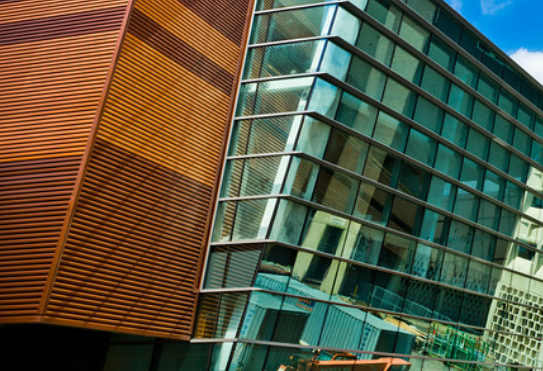
#> input picture images/pano_1.png, 543 x 371 px
$ python -i panorama.py   (imports and definitions only)   (Python 2 division)
#> lines starting #> are read from the running program, lines starting #| are printed output that depends on the picture
# 1. Only add your code inside the function (including newly improted packages).
#  You can design a new function and call the new function in the given functions.
# 2. For bonus: Give your own picturs. If you have N pictures, name your pictures such as ["t3_1.png", "t3_2.png", ..., "t3_N.png"], and put them inside the folder "images".
# 3. Not following the project guidelines will result in a 10% reduction in grades

import cv2
import numpy as np
# import matplotlib.pyplot as plt
import json

def dist(a, b):
    return np.sqrt(sum(np.square(a-b)))

def overlap(descrip_1, descrip_2, descrip_3, descrip_4):
    d = []
    dictionary_of_descrip = {1:descrip_1, 2:descrip_2, 3:descrip_3, 4:descrip_4}
    g=1
    while(g<5):
        dd1 = dictionary_of_descrip[g]
        o=1
        while(o<5):
            dd2 = dictionary_of_descrip[o]
            c = 0
            i=0
            while(i<len((dd1) - 150)):
                k=0
                while(k<len((dd2) - 150)):
                    descrip = dist(dd1[i], dd2[k])
                    if descrip < 100:
                        c = c + 1
                    k+=1
                i+=1
            o+=1
            if c < 2:
                d.append(0)
            else:
                d.append(1)
        g+=1
    overlap_arr = np.array(d)
    return overlap_arr

def stitch(imgmark, N=4, savepath=''): #For bonus: change your input(N=*) here as default if the number of your input pictures is not 4.
    "The output image should be saved in the savepath."
    "The intermediate overlap relation should be returned as NxN a one-hot(only contains 0 or 1) array."
    "Do NOT modify the code provided."
    imgpath = [f'./images/{imgmark}_{n}.png' for n in range(1, N+1)]
    imgs = []
    for ipath in imgpath:
        img = cv2.imread(ipath)
        imgs.append(img)
    "Start you code here"

    detector = cv2.xfeatures2d.SIFT_create(400)
    key_pt_1, descrip_1 = detector.detectAndCompute(imgs[0], None)
    key_pt_2, descrip_2 = detector.detectAndCompute(imgs[1], None)
    key_pt_3, descrip_3 = detector.detectAndCompute(imgs[2], None)
    key_pt_4, descrip_4 = detector.detectAndCompute(imgs[3], None)
    c = 0
    indexdes_1 = []
    indexdes_2 = []

    i=0
    while(i<len(descrip_1)):
        j=0
        while(j<len(descrip_2)):
            descrip = dist(descrip_1[i], descrip_2[j])
            if descrip >= 70:
                pass
            else:
                c = c + 1
                indexdes_1.append(i)
                indexdes_2.append(j)
            j+=1
        i+=1

    keypt1_1 = []
    keypt2_2 = []
    keypt1_l = []
    keypt2_l = []

    i=0
    while(i<len(indexdes_1)):
        keypt1_l.append(key_pt_1[indexdes_1[i]].pt)
        keypt1_1.append(key_pt_1[indexdes_1[i]])
        i+=1

    r=0
    while(r<len(indexdes_2)):
        keypt2_l.append(key_pt_2[indexdes_2[r]].pt)
        keypt2_2.append(key_pt_2[indexdes_2[r]])
        r+=1

    sourcepoints = np.float32(keypt1_l).reshape(-1, 1, 2)
    destinationpoints = np.float32(keypt2_l).reshape(-1, 1, 2)

    homo, stat = cv2.findHomography(sourcepoints, destinationpoints, cv2.RANSAC, 5.0)

    pts0 = np.array([[0, 0], [0, imgs[0].shape[0]], [imgs[0].shape[1], imgs[0].shape[0]], [imgs[1].shape[1], 0]], dtype=np.float32)
    pts0 = pts0.reshape((-1, 1, 2))
    pts1 = np.array([[0, 0], [0, imgs[1].shape[0]], [imgs[1].shape[1], imgs[1].shape[0]], [imgs[1].shape[1], 0]], dtype=np.float32)
    pts1 = pts1.reshape((-1, 1, 2))
    pts2 = cv2.perspectiveTransform(pts1, homo)

    pts = np.concatenate((pts0, pts2), axis=0)
    [minimum_x, minimum_y] = np.int32(pts.min(axis=0).ravel() - 0.6)
    [maximum_x, maximum_y] = np.int32(pts.max(axis=0).ravel() + 0.6)
    homo_translation = np.array([[1, 0, -minimum_x], [0, 1, -minimum_y], [0, 0, 1]])
    homof = homo_translation.dot(homo)

    op = cv2.warpPerspective(imgs[0], homof, (maximum_x - minimum_x, maximum_y - minimum_y))
    op[abs(minimum_y):imgs[1].shape[0] + abs(minimum_y), abs(minimum_x): imgs[1].shape[1] + abs(minimum_x)] = imgs[1]

    key_pt_5, descrip_5 = detector.detectAndCompute(op, None)
    indexdes_3 = []
    indexdes_4 = []

    i=0
    while(i<len(descrip_5)):
        k=0
        while(k<len(descrip_3)):
            descrip = dist(descrip_5[i], descrip_3[k])
            if descrip >= 150:
                pass
            else:
                c = c + 1
                indexdes_4.append(i)
                indexdes_3.append(k)
            k+=1
        i+=1

    keypt3_l = []
    keypt4_l = []

    i=0
    while(i<len(indexdes_4)):
        keypt4_l.append(key_pt_5[indexdes_4[i]].pt)
        i+=1

    r=0
    while(r<len(indexdes_3)):
        keypt3_l.append(key_pt_3[indexdes_3[r]].pt)
        r+=1

    sourcepoints = np.float32(keypt4_l).reshape(-1, 1, 2)
    destinationpoints = np.float32(keypt3_l).reshape(-1, 1, 2)

    homo, stat = cv2.findHomography(sourcepoints, destinationpoints, cv2.RANSAC, 5.0)
    pts0 = np.array([[0, 0], [0, op.shape[0]], [op.shape[1], op.shape[0]], [imgs[2].shape[1], 0]], dtype=np.float32)
    pts0 = pts0.reshape((-1, 1, 2))
    pts1 = np.array([[0, 0], [0, imgs[2].shape[0]], [imgs[2].shape[1], op.shape[0]], [imgs[2].shape[1], 0]], dtype=np.float32)
    pts1 = pts1.reshape((-1, 1, 2))
    pts2 = cv2.perspectiveTransform(pts1, homo)

    pts = np.concatenate((pts0, pts2), axis=0)
    [minimum_x, minimum_y] = np.int32(pts.min(axis=0).ravel() - 0.6)
    [maximum_x, maximum_y] = np.int32(pts.max(axis=0).ravel() + 0.6)
    homo_translation = np.array([[1, 0, -minimum_x], [0, 1, -minimum_y], [0, 0, 1]])
    homof = homo_translation.dot(homo)

    op1 = cv2.warpPerspective(op, homof, (maximum_x - minimum_x, maximum_y - minimum_y))
    op1[abs(minimum_y):abs(imgs[2].shape[0]) + abs(minimum_y), abs(minimum_x): abs(imgs[2].shape[1]) + abs(minimum_x)] = imgs[2]

    key_pt_6, descrip_6 = detector.detectAndCompute(op1, None)
    indexdes_5 = []
    indexdes_6 = []

    i=0
    while(i<len(descrip_6)):
        k=0
        while(k<len(descrip_4)):
            descrip = dist(descrip_6[i], descrip_4[k])
            if descrip >= 150:
                pass
            else:
                c = c + 1
                indexdes_6.append(i)
                indexdes_5.append(k)
            k+=1
        i+=1

    keypt5_l = []
    keypt6_l = []

    i=0
    while(i<len(indexdes_6)):
        keypt6_l.append(key_pt_6[indexdes_6[i]].pt)
        i+=1

    r=0
    while(r<len(indexdes_5)):
        keypt5_l.append(key_pt_4[indexdes_5[r]].pt)
        r+=1

    sourcepoints = np.float32(keypt6_l).reshape(-1, 1, 2)
    destinationpoints = np.float32(keypt5_l).reshape(-1, 1, 2)

    homo, stat = cv2.findHomography(sourcepoints, destinationpoints, cv2.RANSAC, 5.0)
    pts0 = np.array([[0, 0], [0, op1.shape[0]], [op1.shape[1], op1.shape[0]], [imgs[3].shape[1], 0]], dtype=np.float32)
    pts0 = pts0.reshape((-1, 1, 2))
    pts1 = np.array([[0, 0], [0, imgs[3].shape[0]], [imgs[3].shape[1], op1.shape[0]], [imgs[3].shape[1], 0]], dtype=np.float32)
    pts1 = pts1.reshape((-1, 1, 2))
    pts2 = cv2.perspectiveTransform(pts1, homo)

    pts = np.concatenate((pts0, pts2), axis=0)
    [minimum_x, minimum_y] = np.int32(pts.min(axis=0).ravel() - 0.6)
    [maximum_x, maximum_y] = np.int32(pts.max(axis=0).ravel() + 0.6)
    homo_translation = np.array([[1, 0, -minimum_x], [0, 1, -minimum_y], [0, 0, 1]])
    homof = homo_translation.dot(homo)

    op2 = cv2.warpPerspective(op1, homof, (maximum_x - minimum_x, maximum_y - minimum_y))
    op2[abs(minimum_y):imgs[3].shape[0] + abs(minimum_y), abs(minimum_x): imgs[3].shape[1] + abs(minimum_x)] = imgs[3]

    cv2.imwrite(savepath, op2)

    overlap_arr = overlap(descrip_1, descrip_2, descrip_3, descrip_4)
    return overlap_arr

# [5 lines not run here, left out]

    # bonus
    # overlap_arr2 = stitch('t3', N=4, savepath='task3.png')
    # with open('t3_overlap.txt', 'w') as outfile:
    #     json.dump(overlap_arr2.tolist(), outfile)

>>> import cv2
>>> picture = cv2.imread('images/pano_1.png', cv2.IMREAD_GRAYSCALE)
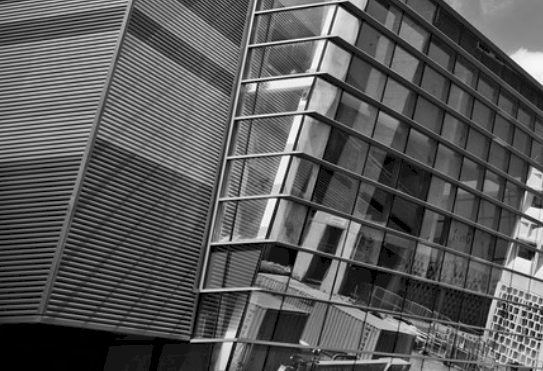
#> picture: shape (371, 543); min 0, max 253, mean 88.5
>>> result = stitch(picture)
#> in stitch, `imgpath = [f'./images/{imgmark}_{n}.png' for n in range(1, N+1)]`: imgpath = 4 items
#> (the run stopped early here; a loop or call above may not have finished)
